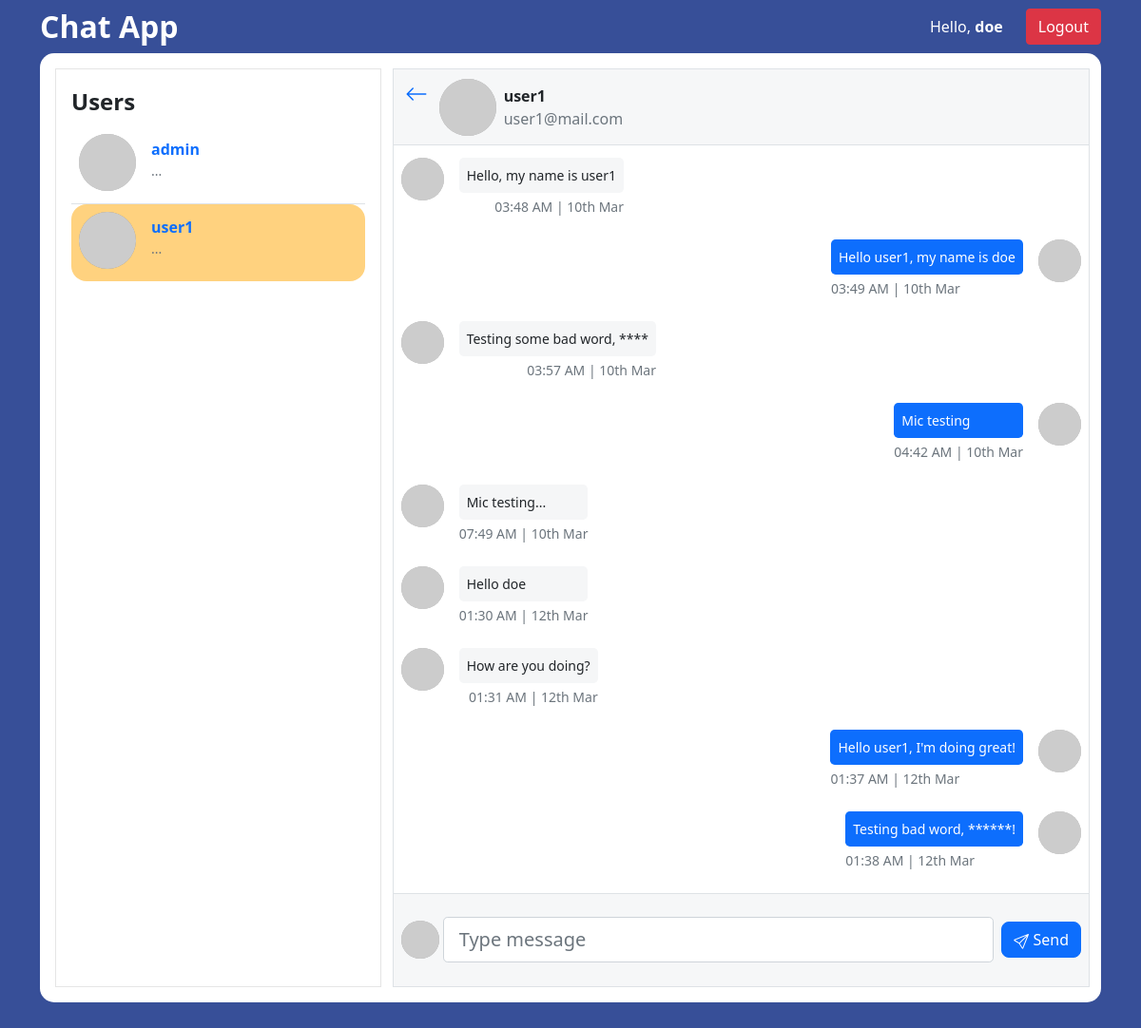
Before: /chat/user1/ (signed in) with the older database file.
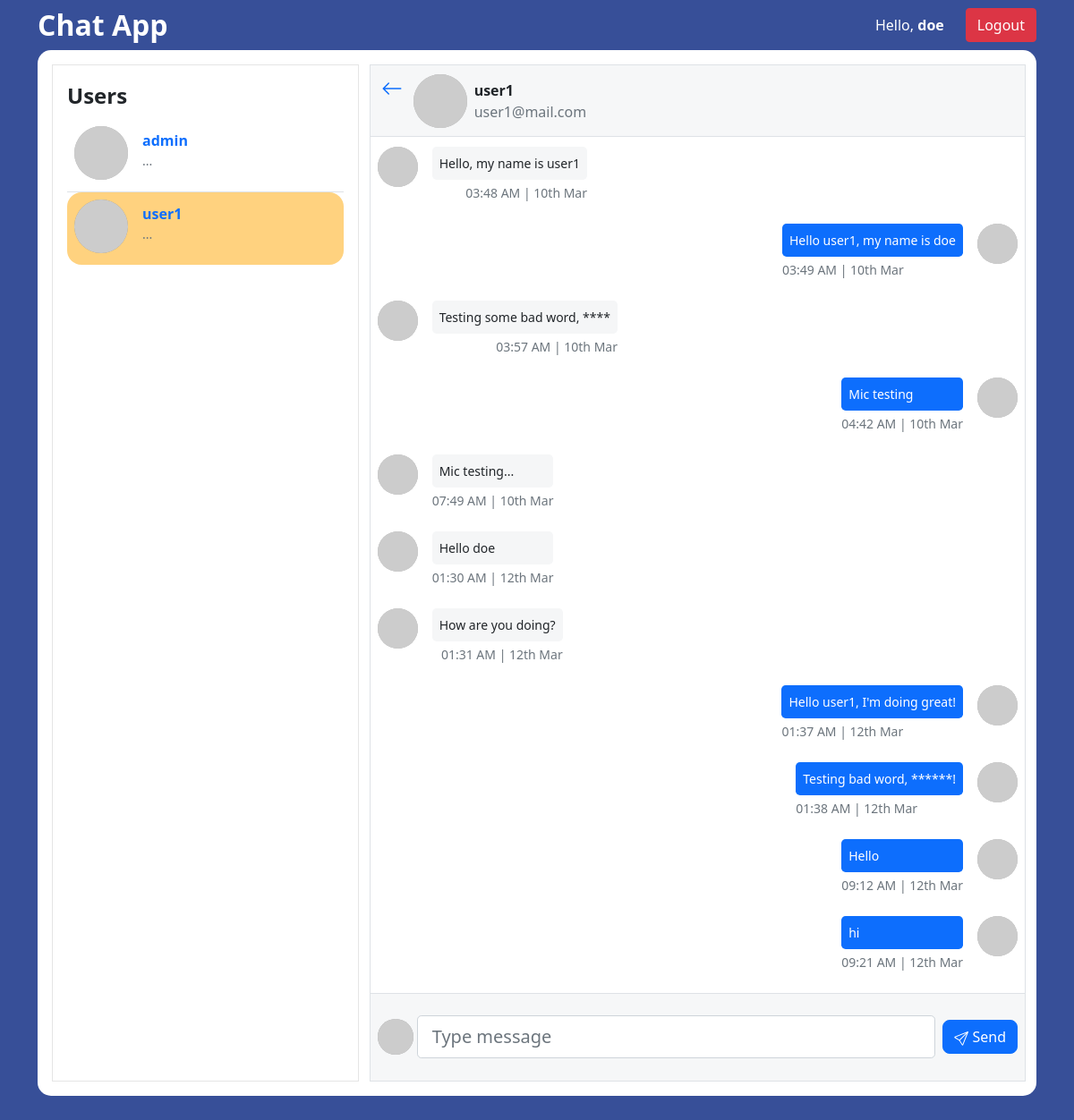
After: the same page with the newer database file.
### chat/models.py (models this page shows, shortened)
class Message(models.Model):
    sender = models.ForeignKey(User, on_delete=models.CASCADE, related_name="sender")
    recipient = models.ForeignKey(User, on_delete=models.CASCADE, related_name="recipient")
    message = models.TextField()
    date = models.DateTimeField(auto_now_add=True)
    is_read = models.BooleanField(default=False)
    class Meta:
        ordering = ('-date', )
    def __str__(self):
        return f'{self.message}'
    def sent(self, request):
        if self.sender.id == request.user.id:
            return True
        return False
    @staticmethod
    def get_all_messages(id_1, id_2):
        messages = []
        sender_messages = Message.objects.filter(sender_id=id_1, recipient_id=id_2).order_by('-date')
        for x in range(len(sender_messages)):
            sender_messages[x].is_read = True
            messages.append(sender_messages[x])
        recipient_messages = Message.objects.filter(sender_id=id_2, recipient_id=id_1).order_by('-date')
        for x in range(len(recipient_messages)):
            recipient_messages[x].is_read = True
            messages.append(recipient_messages[x])
        messages.sort(key=lambda x: x.date, reverse=False)
        return messages

### chat/views.py (the view)
# urls.py: path("<str:room_name>/", views.room, name="room"),
@login_required
def room(request, room_name):
    users = User.objects.all().exclude(username=request.user) # other users except the current user
    sender = request.user
    recipient = get_object_or_404(User, username=room_name)
    if (request.method == 'POST'):
        message = request.POST.get("message")
        if message:
            Message.objects.create(sender=sender, recipient=recipient, message=message)
    messages = Message.get_all_messages(id_1=sender.id, id_2=recipient.id)
    return render(request, "chat/chat.html", {
        "room_name": room_name,
        "users": users,
        "messages": messages,
        "recipient": recipient,
    })

### chat_app/custom_tags.py (called while the page is built)
@register.simple_tag
def is_sent(message, request):
    return message.sent(request)

@register.filter
def get_profile_pic(user, size=100):
    id = (int(user.id) * 10)
    return f"https://picsum.photos/id/{id}/{size}"

### chat/templates/chat/chat.html (shortened to what the changed rows need)
{% extends "base.html" %}
{% load static custom_tags %}
{% block body %}
<section style="background-color: var(--primary-color); height: 100%">
	<div class="container" style="height: var(--bottom-height)">
		<div class="row">
			<div class="col-md-12">
				<div class="card pe-md-2 border-0" id="chat3" style="border-radius: 15px; overflow: hidden;">
					<div class="card-body cont-p">
						<div class="row x">
							<div class="col-md-6 col-lg-5 col-xl-4 mb-4 mb-md-0 {% if room_name %}d-none d-md-block{% endif %}">
								<div class="p-3 bd-up-show" style="height: 100%; overflow: hidden;">
									<div
										data-mdb-perfect-scrollbar="true"
										class="scroll-container"
										style="position: relative; height: 90%;"
									>
										<ul class="list-unstyled mb-0">
											{% for user in users %}
											{% include 'chat/user.html' with user=user %}
											{% endfor %}
										</ul>
									</div>
								</div>
							</div>
							{% if room_name %}
							<div class="col-md-6 col-lg-7 col-xl-8 ps-0 pe-0 control-height border bd-c" style="position: relative;">
								<div class="d-flex justify-content-start align-items-center border-bottom bd-c"
									style="height: var(--chat-top-h); background-color: var(--chat-bg);"
								>
									<a href="{% url 'chat:index' %}" class="d-block text-black align-self-start" style="margin: 12px 12px 0;">
										<svg xmlns="http://www.w3.org/2000/svg" width="24" height="24" fill="currentColor" class="bi bi-arrow-left" viewBox="0 0 16 16">
											<path fill-rule="evenodd" d="M15 8a.5.5 0 0 0-.5-.5H2.707l3.147-3.146a.5.5 0 1 0-.708-.708l-4 4a.5.5 0 0 0 0 .708l4 4a.5.5 0 0 0 .708-.708L2.707 8.5H14.5A.5.5 0 0 0 15 8z"/>
										</svg>
									</a>
									<img
										src={{recipient|get_profile_pic}}
										alt="recipient profile picture"
										class="p-img"
										style="width: 60px; height: 60px; margin-right: 0.5rem; border-radius: 50%;"
										width="60px"
										height="60px"
									/>
									<div class="d-flex flex-column gap-0">
										<span class="font-weight-bold" style="font-weight: bold;">{{recipient.username}}</span>
										<span class="text-muted">{{recipient.email}}</span>
									</div>
								</div>
								<div
									id="messages-container"
									data-mdb-perfect-scrollbar="true"
									class="pt-3 px-2 scroll-container"
									style="position: relative; height: var(--chat-messages-h);"
								>
									{% for message in messages %}
										{% is_sent message request as sent %}
										{% include 'chat/message.html' with sent=sent message=message %}
									{% endfor %}
								</div>
								<div
									id="chat-input-container"
									class="text-muted d-flex justify-content-between align-items-center p-2 border-top bd-c"
									style="
										position: absolute;
										left: 0;
										bottom: 0;
										width: 100%;
										height: calc(var(--chat-bottom-h) - 2px);
										background-color: var(--chat-bg);
										gap: 0.25rem;
									"
								>
									<img
										src={{user|get_profile_pic}}
										class="p-img"
										alt="my profile picture"
										style="width: 40px; height: 40px; border-radius: 50%; display: block;"
										width="40px"
										height="40px"
									/>
									<input
										type="text"
										class="form-control form-control-lg"
										id="chat-message-input"
										placeholder="Type message"
										style="width: auto; flex-grow: 1;"
									/>
									<button id="chat-message-submit" type="button" class="btn btn-primary" style="margin-left: 0.25rem; border-radius: 8px;">
										Send
									</button>
								</div>
							</div>
							{% else %}
							<div class="col-md-6 col-lg-7 col-xl-8 d-none d-md-block control-height">
								<p style="text-align: center; margin-top: 10rem; font-weight: bold; font-size: 1.5rem;">
									Select user to Chat with
								</p>
							</div>
							{% endif %}
						</div>
					</div>
				</div>
			</div>
		</div>
	</div>
</section>
{% endblock body %}

### chat/templates/chat/user.html (shortened to what this page needs)
{% load custom_tags %}
<li class="chat-user p-2{% if not forloop.last %} border-bottom{% endif %}{% if room_name == user.username %} active{% endif %}">
	<a href="{% url 'chat:room' room_name=user %}" class="d-flex justify-content-between">
		<div class="d-flex flex-row">
			<div>
				<img
					src={{user|get_profile_pic}}
					alt="avatar"
					class="d-flex align-self-center me-3 p-img"
					style="width: 60px; height: 60px; border-radius: 50%;"
					width="60px"
					height="60px"
				/>
			</div>
			<div class="pt-1">
				<p class="fw-bold mb-0">{{user.username}}</p>
				<p class="small text-muted">...</p>
			</div>
		</div>
	</a>
</li>

### chat/templates/chat/message.html
{% load tz custom_tags %}
{% if sent %}
<div class="d-flex flex-row justify-content-end mb-2" style="max-width: 60%; margin-left: auto;">
	<div>
		<p class="small p-2 me-3 mb-1 text-white rounded-3 bg-primary">
			{{ message }}
		</p>
		<p class="small me-3 mb-3 rounded-3 text-muted">{{ message.date | localtime | date:"H:i A | jS M" }}</p>
	</div>
	<img
		src={{user|get_profile_pic}}
		alt="sender profile picture"
		class="p-img"
		style="width: 45px; height: 45px; border-radius: 50%;"
		width="45px"
		height="45px"
	/>
</div>
{% else %}
<div class="d-flex flex-row justify-content-start mb-2" style="max-width: 60%">
	<img
		src={{recipient|get_profile_pic}}
		alt="recipient profile picture"
		class="p-img"
		style="width: 45px; height: 45px; border-radius: 50%;"
		width="45px"
		height="45px"
	/>
	<div>
		<p
			class="small p-2 ms-3 mb-1 rounded-3"
			style="background-color: #f5f6f7"
		>
			{{ message }}
		</p>
		<p class="small ms-3 mb-3 rounded-3 text-muted float-end">{{ message.date | localtime | date:"H:i A | jS M" }}</p>
	</div>
</div>
{% endif %}

Changed rows visible on the page:
added Message: message "Hello", date|jS "09:12 AM | 12th Mar"
added Message: message "hi", date|jS "09:21 AM | 12th Mar"
